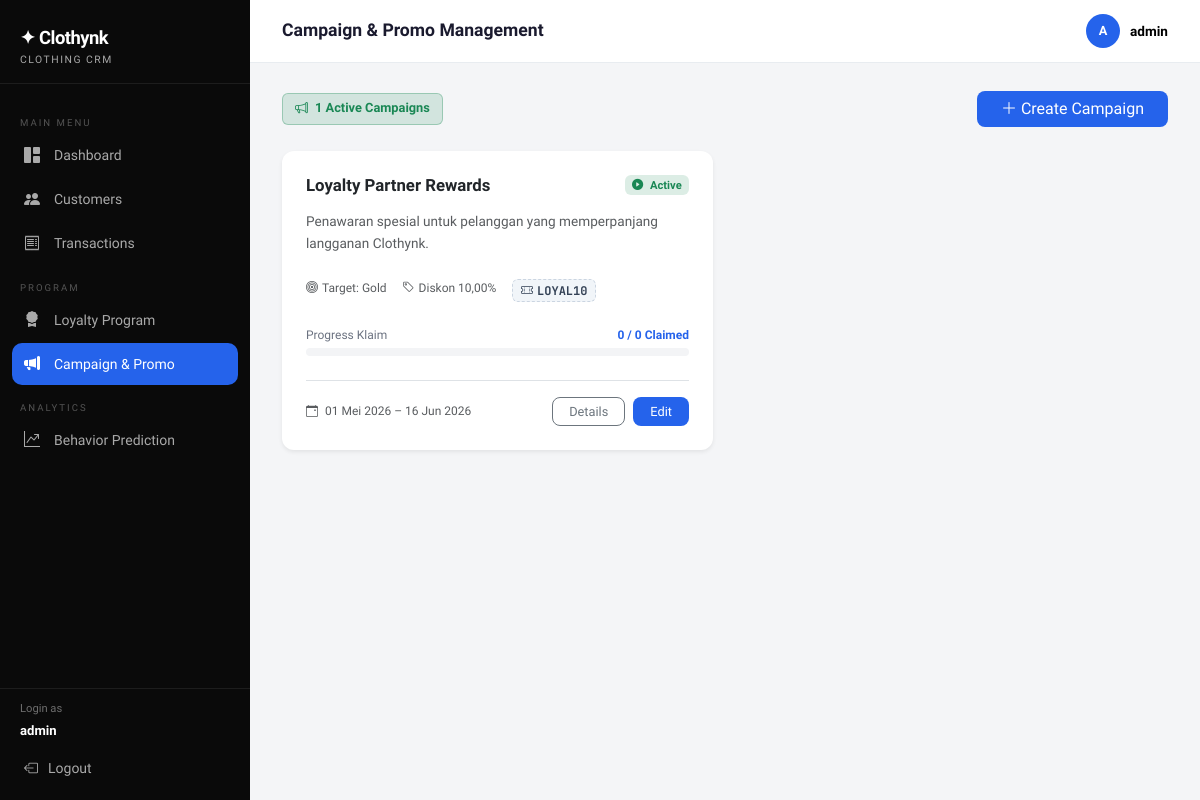
Page /campaign/ (signed in) on the earlier database version.
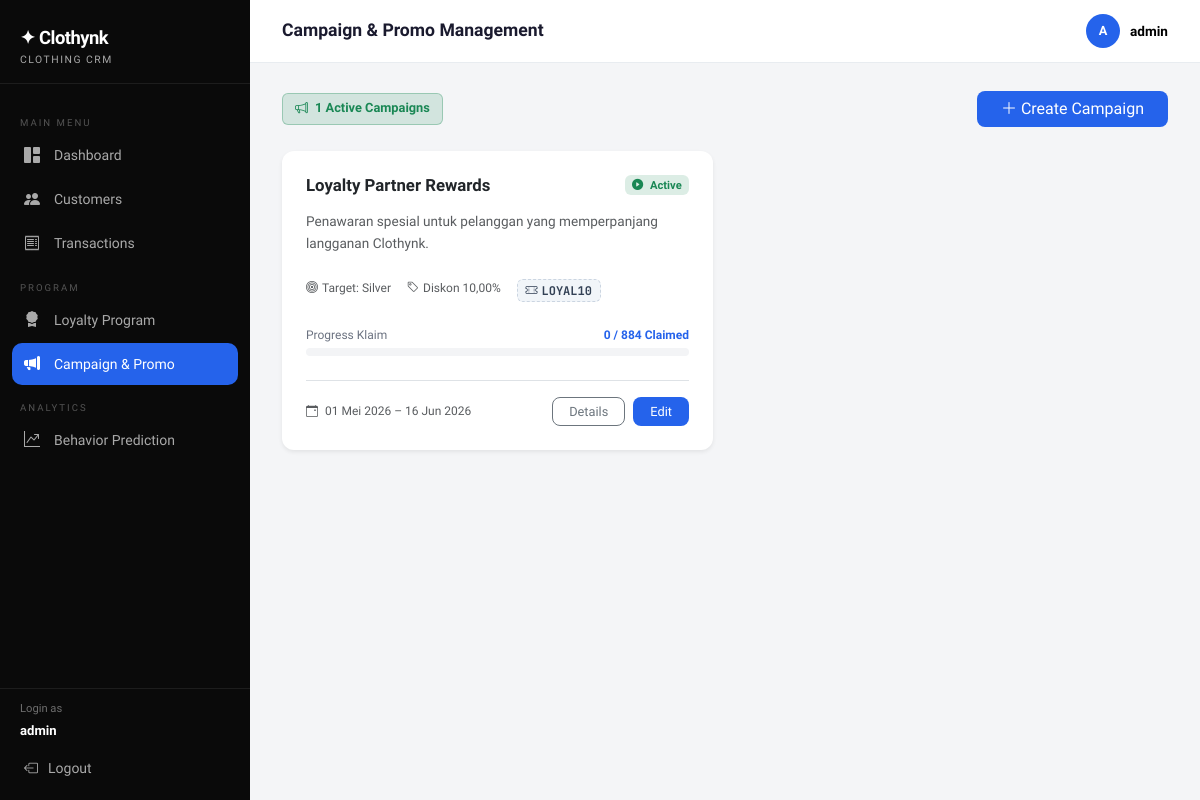
Same page on the later database version.
### core/models.py (models this page shows, shortened)
class Campaign(models.Model):
    TARGET_TIER_CHOICES = [('all', 'All')] + LoyaltyProfile.TIER_CHOICES
    name                = models.CharField(max_length=150, verbose_name='Campaign Name')
    description         = models.TextField(verbose_name='Description')
    start_date          = models.DateField(verbose_name='Start Date')
    end_date            = models.DateField(verbose_name='End Date')
    target_tier         = models.CharField(max_length=10, choices=TARGET_TIER_CHOICES, default='all', verbose_name='Target Tier')
    discount_percentage = models.DecimalField(max_digits=5, decimal_places=2, verbose_name='Discount (%)')
    voucher_code        = models.CharField(max_length=50, verbose_name='Voucher Code')
    is_active           = models.BooleanField(default=True, verbose_name='Active?')
    created_at          = models.DateTimeField(auto_now_add=True)
    def is_running(self):
        today = timezone.now().date()
        return self.start_date <= today <= self.end_date
    def get_target_count(self):
        if self.target_tier == 'all':
            return Customer.objects.count()
        return LoyaltyProfile.objects.filter(tier=self.target_tier).count()
    class Meta:
        ordering = ['-created_at']
        verbose_name = 'Campaign'
        verbose_name_plural = 'Campaign'

### core/views.py (the view)
# urls.py: path('campaign/', views.campaign_list, name='campaign_list'),
@login_required
def campaign_list(request):
    campaigns = Campaign.objects.all().order_by('-id')
    today = timezone.now().date()
    for campaign in campaigns:
        if campaign.target_tier == 'all':
            target_customer_ids = Customer.objects.values_list('id', flat=True)
        else:
            target_customer_ids = LoyaltyProfile.objects.filter(
                tier=campaign.target_tier
            ).values_list('customer_id', flat=True)
        campaign.claimed_count = Transaction.objects.filter(
            customer_id__in=target_customer_ids,
            discount_used=True,
            date__date__gte=campaign.start_date,
            date__date__lte=campaign.end_date
        ).count()
        target_count = campaign.get_target_count() or 1
        campaign.claim_percentage = min(int((campaign.claimed_count / target_count) * 100), 100)
    active_count = campaigns.filter(is_active=True, start_date__lte=today, end_date__gte=today).count()
    return render(request, 'core/campaign_list.html', {
        'campaigns': campaigns,
        'active_count': active_count
    })

### core/templates/core/campaign_list.html (shortened to what this page needs)
{% extends 'core/base.html' %}
{% load crm_tags %}
{% block page_title %}Campaign & Promo Management{% endblock %}
{% block content %}
<div class="d-flex justify-content-between align-items-center mb-4">
    <span class="badge" style="background: rgba(25, 135, 84, 0.15); color: #198754; font-size: 0.8rem; padding: 8px 12px; border: 1px solid rgba(25, 135, 84, 0.3); font-weight: 600;">
        <i class="bi bi-megaphone me-1"></i> {{ active_count }} Active Campaigns
    </span>
    <a href="{% url 'campaign_add' %}" class="btn btn-accent px-4" style="border-radius: 8px; font-weight: 500;">
        <i class="bi bi-plus-lg me-1"></i>Create Campaign
    </a>
</div>
<div class="row g-4">
    {% for campaign in campaigns %}
    <div class="col-md-6">
        <div class="card h-100 shadow-sm border-0" style="border-radius: 12px;">
            <div class="card-body p-4">
                <div class="d-flex justify-content-between align-items-start mb-3">
                    <h6 class="fw-bold mb-0 text-dark" style="font-size: 1.05rem;">{{ campaign.name }}</h6>
                    {% if not campaign.is_active %}
                        <span class="badge bg-light text-secondary" style="font-size:0.7rem;"><i class="bi bi-pause-circle-fill me-1"></i>Inactive</span>
                    {% elif campaign.is_running %}
                        <span class="badge" style="background: rgba(25, 135, 84, 0.15); color: #198754; font-size: 0.7rem;"><i class="bi bi-play-circle-fill me-1"></i> Active</span>
                    {% elif campaign.is_upcoming %}
                        <span class="badge" style="background:#EFF6FF; color:#2563EB; font-size:0.7rem;"><i class="bi bi-clock-fill me-1"></i> Upcoming</span>
                    {% elif campaign.is_completed %}
                        <span class="badge" style="background:#F3F4F6; color:#6B7280; font-size:0.7rem;"><i class="bi bi-check-circle-fill me-1"></i> Completed</span>
                    {% endif %}
                </div>
                <p class="text-muted mb-4" style="font-size:0.85rem; line-height: 1.6;">{{ campaign.description|truncatechars:120 }}</p>
                <div class="d-flex flex-wrap gap-3 mb-4">
                    <span class="text-muted" style="font-size:0.75rem;"><i class="bi bi-bullseye me-1"></i>Target: {{ campaign.get_target_tier_display }}</span>
                    <span class="text-muted" style="font-size:0.75rem;"><i class="bi bi-tag me-1"></i>Diskon {{ campaign.discount_percentage }}%</span>
                    {% if campaign.voucher_code %}
                    <span class="badge mono" style="background:#F1F5F9; color:#334155; font-size:0.75rem; font-weight: 700; border: 1px dashed #CBD5E1;">
                        <i class="bi bi-ticket-perforated me-1"></i>{{ campaign.voucher_code }}
                    </span>
                    {% endif %}
                </div>
                <div class="mb-4">
                    <div class="d-flex justify-content-between mb-1">
                        <span style="font-size: 0.75rem; color: #6B7280;">Progress Klaim</span>
                        <span style="font-size: 0.75rem; font-weight: 600; color: #2563EB;">
                            {{ campaign.claimed_count }} / {{ campaign.get_target_count }} Claimed
                        </span>
                    </div>
                    <div class="progress" style="height: 8px; border-radius: 4px; background-color: #F3F4F6;">
                    </div>
                </div>
<div class="d-flex align-items-center justify-content-between mt-auto pt-3 border-top">
    <small class="text-muted" style="font-size:0.75rem; font-weight: 500;">
        <i class="bi bi-calendar-event me-1"></i> {{ campaign.start_date|date:"d M Y" }} – {{ campaign.end_date|date:"d M Y" }}
    </small>
    <div class="d-flex gap-2">
        <a href="{% url 'campaign_detail' campaign.pk %}"
           class="btn btn-sm btn-outline-secondary px-3"
           style="border-radius:8px; font-weight:500; font-size:0.8rem;">
           Details
        </a>
        <a href="{% url 'campaign_edit' campaign.pk %}"
           class="btn btn-sm px-3"
           style="background-color: #2563EB; color: white; border-radius:8px; font-weight:500; font-size:0.8rem;">
           Edit
        </a>
    </div>
</div>
            </div>
        </div>
    </div>
    {% endfor %}
</div>
{% endblock %}

### core/templates/core/base.html (shortened to what this page needs)
{% load crm_tags %}
<!DOCTYPE html>
<html lang="id">
<head>
  <link href="https://cdnjs.cloudflare.com/ajax/libs/bootstrap/5.3.2/css/bootstrap.min.css" rel="stylesheet">
  <link href="https://cdnjs.cloudflare.com/ajax/libs/bootstrap-icons/1.11.3/font/bootstrap-icons.min.css" rel="stylesheet">
</head>
<body>
<nav id="sidebar">
  <div class="sidebar-brand">
    <div class="brand-name">✦ Clothynk</div>
    <div class="brand-sub">Clothing CRM</div>
  </div>
  <div class="sidebar-nav">
    <div class="nav-section-label">Main Menu</div>
    <a href="{% url 'dashboard' %}" class="nav-link {% if request.resolver_match.url_name == 'dashboard' %}active{% endif %}">
      <i class="bi bi-grid-1x2-fill"></i> Dashboard
    </a>
    <a href="{% url 'customer_list' %}" class="nav-link {% if 'customer' in request.resolver_match.url_name %}active{% endif %}">
      <i class="bi bi-people-fill"></i> Customers
    </a>
    <a href="{% url 'transaction_list' %}" class="nav-link {% if 'transaction' in request.resolver_match.url_name %}active{% endif %}">
      <i class="bi bi-receipt"></i> Transactions
    </a>
    <div class="nav-section-label">Program</div>
    <a href="{% url 'loyalty_list' %}" class="nav-link {% if request.resolver_match.url_name == 'loyalty_list' %}active{% endif %}">
      <i class="bi bi-award-fill"></i> Loyalty Program
    </a>
    <a href="{% url 'campaign_list' %}" class="nav-link {% if 'campaign' in request.resolver_match.url_name %}active{% endif %}">
      <i class="bi bi-megaphone-fill"></i> Campaign & Promo
    </a>
    <div class="nav-section-label">Analytics</div>
    <a href="{% url 'analytics' %}" class="nav-link {% if request.resolver_match.url_name == 'analytics' %}active{% endif %}">
      <i class="bi bi-graph-up-arrow"></i> Behavior Prediction
    </a>
  </div>
  <div class="sidebar-footer">
    <div class="px-2 pb-1 text-white" style="font-size:0.7rem; opacity:0.4;">Login as</div>
    <div class="px-2 pb-2 text-white" style="font-size:0.82rem; font-weight:600;">{{ request.user.username }}</div>
    <a href="{% url 'logout' %}" class="nav-link"><i class="bi bi-box-arrow-left"></i> Logout</a>
  </div>
</nav>
<div id="main">
  <div class="topbar">
    <h1>{% block page_title %}Dashboard{% endblock %}</h1>
    <div class="user-badge">
      <div class="user-avatar">{{ request.user.username|first|upper }}</div>
      <div class="text-black">{{ request.user.username }}</div>
    </div>
  </div>
  <div class="page-content">
    {% block content %}{% endblock %}
  </div>
</div>
</body>
</html>

### core/templates/core/base.html (style rules this page uses)
:root { --sidebar-w: 250px; --brand: #0A0A0A; --accent: #2563EB; --accent2: #3B82F6; --bronze: #CD7F32; --silver: #9E9E9E; --gold: #FFC107; --platinum: #B0BEC5; --success-soft: #D1FAE5; --warning-soft: #FEF3C7; --danger-soft: #FEE2E2; --bg: #F4F5F7; --card-bg: #FFFFFF; --sidebar-bg: #0A0A0A; --sidebar-text: rgba(255,255,255,0.65); --sidebar-active: #FFFFFF; }
* { box-sizing: border-box; }
body { font-family: 'Plus Jakarta Sans', sans-serif; background: var(--bg); color: #1A1A2E; }
code, .mono { font-family: 'JetBrains Mono', monospace; }
#sidebar { width: var(--sidebar-w); min-height: 100vh; background: var(--sidebar-bg); position: fixed; left: 0; top: 0; display: flex; flex-direction: column; z-index: 100; transition: transform .25s ease; }
.sidebar-brand { padding: 24px 20px 16px; border-bottom: 1px solid rgba(255,255,255,0.08); }
.sidebar-brand .brand-name { font-size: 1.15rem; font-weight: 800; color: #fff; letter-spacing: -0.5px; }
.sidebar-brand .brand-sub { font-size: 0.65rem; color: var(--sidebar-text); text-transform: uppercase; letter-spacing: 1.5px; }
.sidebar-nav { padding: 16px 12px; flex: 1; }
.nav-section-label { font-size: 0.6rem; text-transform: uppercase; letter-spacing: 2px; color: rgba(255,255,255,0.3); padding: 8px 8px 4px; margin-top: 8px; }
.sidebar-nav .nav-link { color: var(--sidebar-text); border-radius: 10px; padding: 9px 12px; font-size: 0.875rem; font-weight: 500; display: flex; align-items: center; gap: 10px; margin-bottom: 2px; transition: background .15s, color .15s; }
.sidebar-nav .nav-link.active { background: var(--accent); color: #fff; }
.sidebar-nav .nav-link i { font-size: 1rem; width: 20px; }
.sidebar-footer { padding: 12px; border-top: 1px solid rgba(255,255,255,0.08); }
.sidebar-footer .nav-link { color: var(--sidebar-text); font-size: 0.875rem; font-weight: 500; display: flex; align-items: center; gap: 10px; padding: 9px 12px; border-radius: 10px; }
#main { margin-left: var(--sidebar-w); min-height: 100vh; }
.topbar { background: #fff; border-bottom: 1px solid #E8ECF0; padding: 14px 32px; display: flex; align-items: center; justify-content: space-between; position: sticky; top: 0; z-index: 50; }
.topbar h1 { font-size: 1.1rem; font-weight: 700; color: #1A1A2E; margin: 0; }
.topbar .user-badge { display: flex; align-items: center; gap: 10px; font-size: 0.85rem; font-weight: 600; color: #555; }
.user-avatar { width: 34px; height: 34px; background: var(--accent); border-radius: 50%; display: flex; align-items: center; justify-content: center; color: #fff; font-size: 0.8rem; font-weight: 700; }
.page-content { padding: 28px 32px; }
.card { border: none; border-radius: 16px; box-shadow: 0 1px 3px rgba(0,0,0,0.07), 0 4px 16px rgba(0,0,0,0.04); background: var(--card-bg); }
.progress { height: 6px; border-radius: 10px; background: #F0F0F0; }
.btn-accent { background: var(--accent); color: #fff; border: none; font-weight: 600; border-radius: 10px; }

Differences in the rows shown:
changed Campaign "Loyalty Partner Rewards": target_tier "Gold" → "Silver"; get_target_count "0" → "884"
